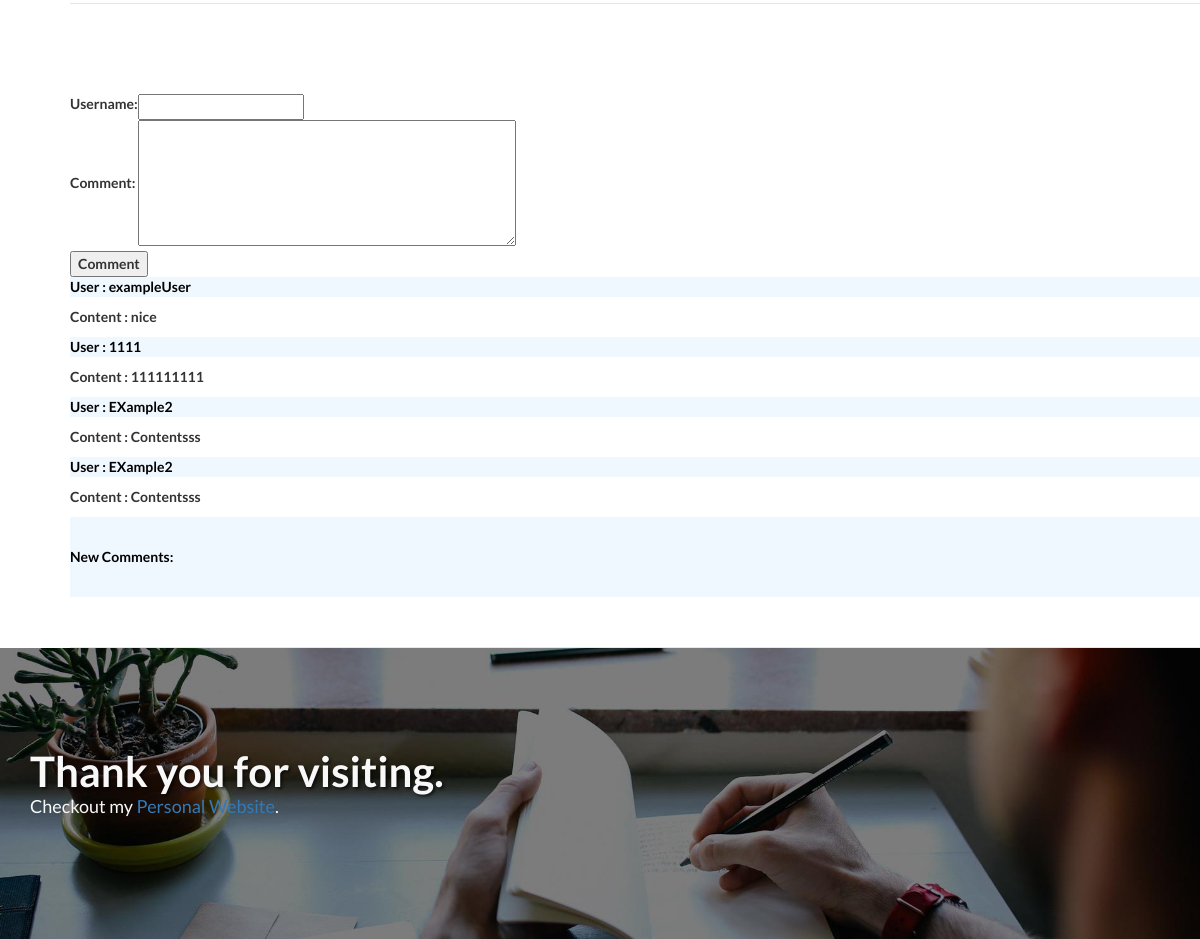
Before: /assign3/project/54 (lower part) with the older database file.
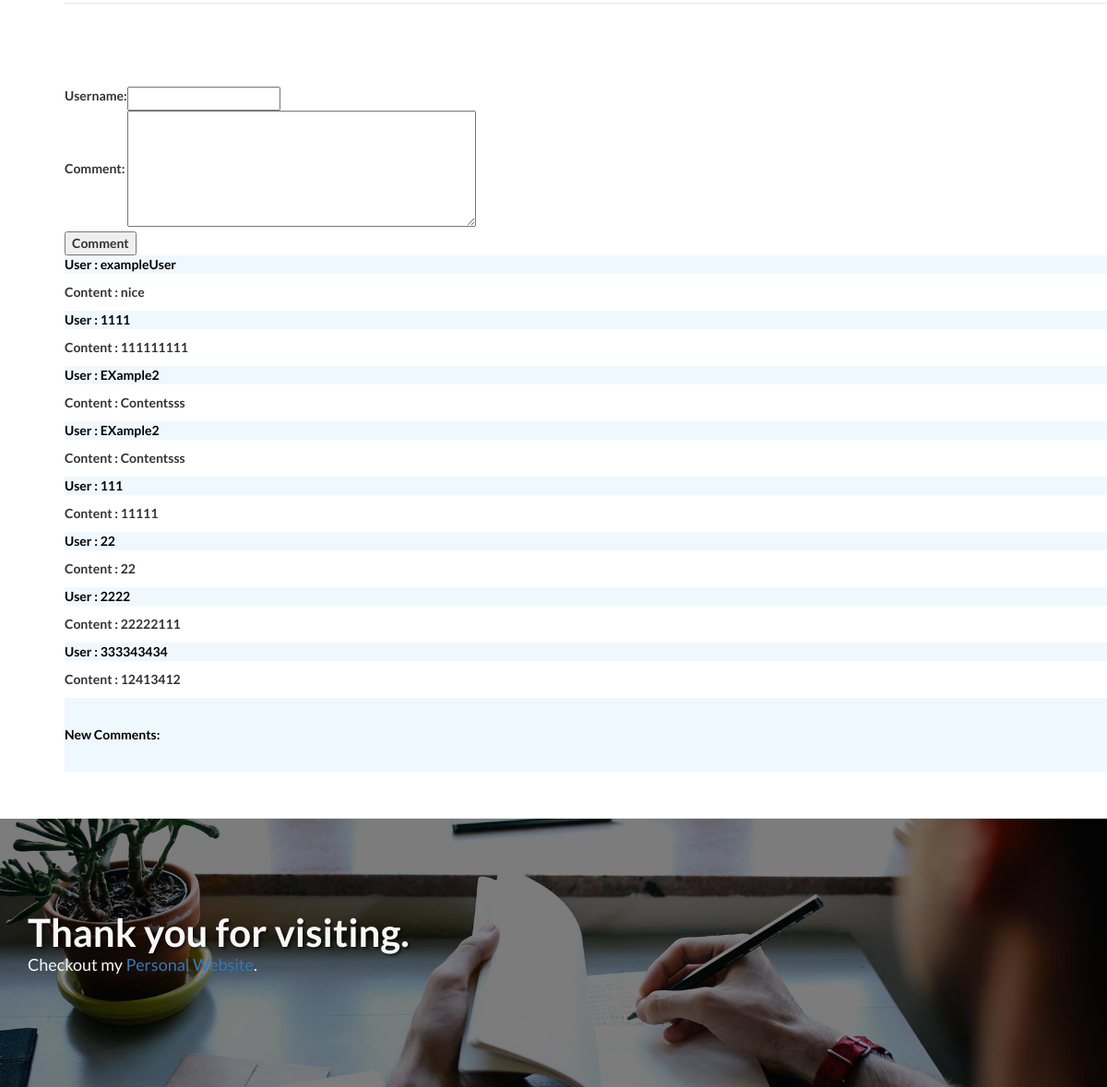
After: the same page with the newer database file.
### assign3/models.py (models this page shows)
class Comment(models.Model):
	comment_username=models.CharField(max_length=200)
	comment_content=models.CharField(max_length=200)
	project = models.ForeignKey(Project, on_delete=models.CASCADE)

### assign3/views.py (the view)
# urls.py: url(r'^project/(?P<project_id>[0-9]+)$', views.project, name='project'),
def project(request, project_id):
	'''
	if request.method=="POST":
		username = request.POST['username']
		content = request.POST['content']
		c = Comment.objects.create(comment_username=username, comment_content=content, project=Project.objects.get(pk=project_id))
		c.save()
		comments = Comment.objects.filter(project_id=project_id)
		files = File.objects.filter(project_id=project_id).prefetch_related('version_set')
		#return render(request, 'assign3/project2.html', {"files": files, "project_id":project_id, "comments":comments})
		'''
	comments = Comment.objects.filter(project_id=project_id)
	files = File.objects.filter(project_id=project_id).prefetch_related('version_set')
	return render(request, 'assign3/project2.html', {"files": files, "project_id":project_id, "comments":comments})

### assign3/templates/assign3/project2.html (shortened to what this page needs)
{% load staticfiles %}
<!DOCTYPE html>
<html lang="en">
<head>
    <link href="/assign3/static/css/bootstrap.min.css" rel="stylesheet">
    <link href="/assign3/static/css/landing-page.css" rel="stylesheet">
    <link href="/assign3/static/font-awesome/css/font-awesome.min.css" rel="stylesheet" type="text/css">
</head>
<body>
        <div class="content-section-b">
            <table>
                <tr>
                    <td> <label  for="username">Username:</label> </td>
                    <td> <input class="username" type="text" name="username"  /> </td>
                </tr>
                <br></br>
                <tr>
                    <td> <label for="content">Comment:</label> </td>
                    <td>
                        <textarea class="content" id="content" rows="6" cols="48" name="content">{{content}}</textarea>
                    </td>
                </tr>
            </table>
            <input class="submit" type="submit" value="Comment" />
            {% for comment in comments %}
            <div class="comment_user_container">
                <p>User :    {{comment.comment_username}}<p>
            </div>
            <div class="comment_container">
                <p>Content  : {{comment.comment_content}}</p>
            </div>
            {% empty %}
                <p>No comments here yet :(</p>
            {% endfor %}
            <div class ="forAjax">
                New Comments:
            </div>
        </div>
    <div class="banner">
        <div class="container">
            <div class="row">
                <div class="col-lg-6">
                    <h2>Thank you for visiting.</h2>
                    <p class="lead">Checkout my <a target="_blank" href="http://zfrancica.wix.com/main">Personal Website</a>.</p>
                </div>
            </div>
        </div>
    </div>
</body>
</html>

### assign3/static/css/landing-page.css (style rules this page uses)
body, html { width: 100%; height: 100%; }
body, h1, h2, h3, h4, h5, h6 { font-family: "Lato","Helvetica Neue",Helvetica,Arial,sans-serif; font-weight: 700; }
.lead { font-size: 18px; font-weight: 400; }
.content-section-b { margin-left:70px; padding: 50px 0; border-top: 1px solid #e7e7e7; border-bottom: 1px solid #e7e7e7; }
.comment_user_container { margin-left:auto; background-color: AliceBlue; color:black; }
.forAjax { padding: 30px 0; margin-left:auto; background-color: AliceBlue; color:black; }
.banner { padding: 100px 0; color: #f8f8f8; background: url(../img/banner-bg.jpg) no-repeat center center; background-size: cover; }
.banner h2 { margin: 0; text-shadow: 2px 2px 3px rgba(0,0,0,0.6); font-size: 3em; }

Changed rows visible on the page:
added Comment: comment_username "111", comment_content "11111"
added Comment: comment_username "22", comment_content "22"
added Comment: comment_username "2222", comment_content "22222111"
added Comment: comment_username "333343434", comment_content "12413412"
